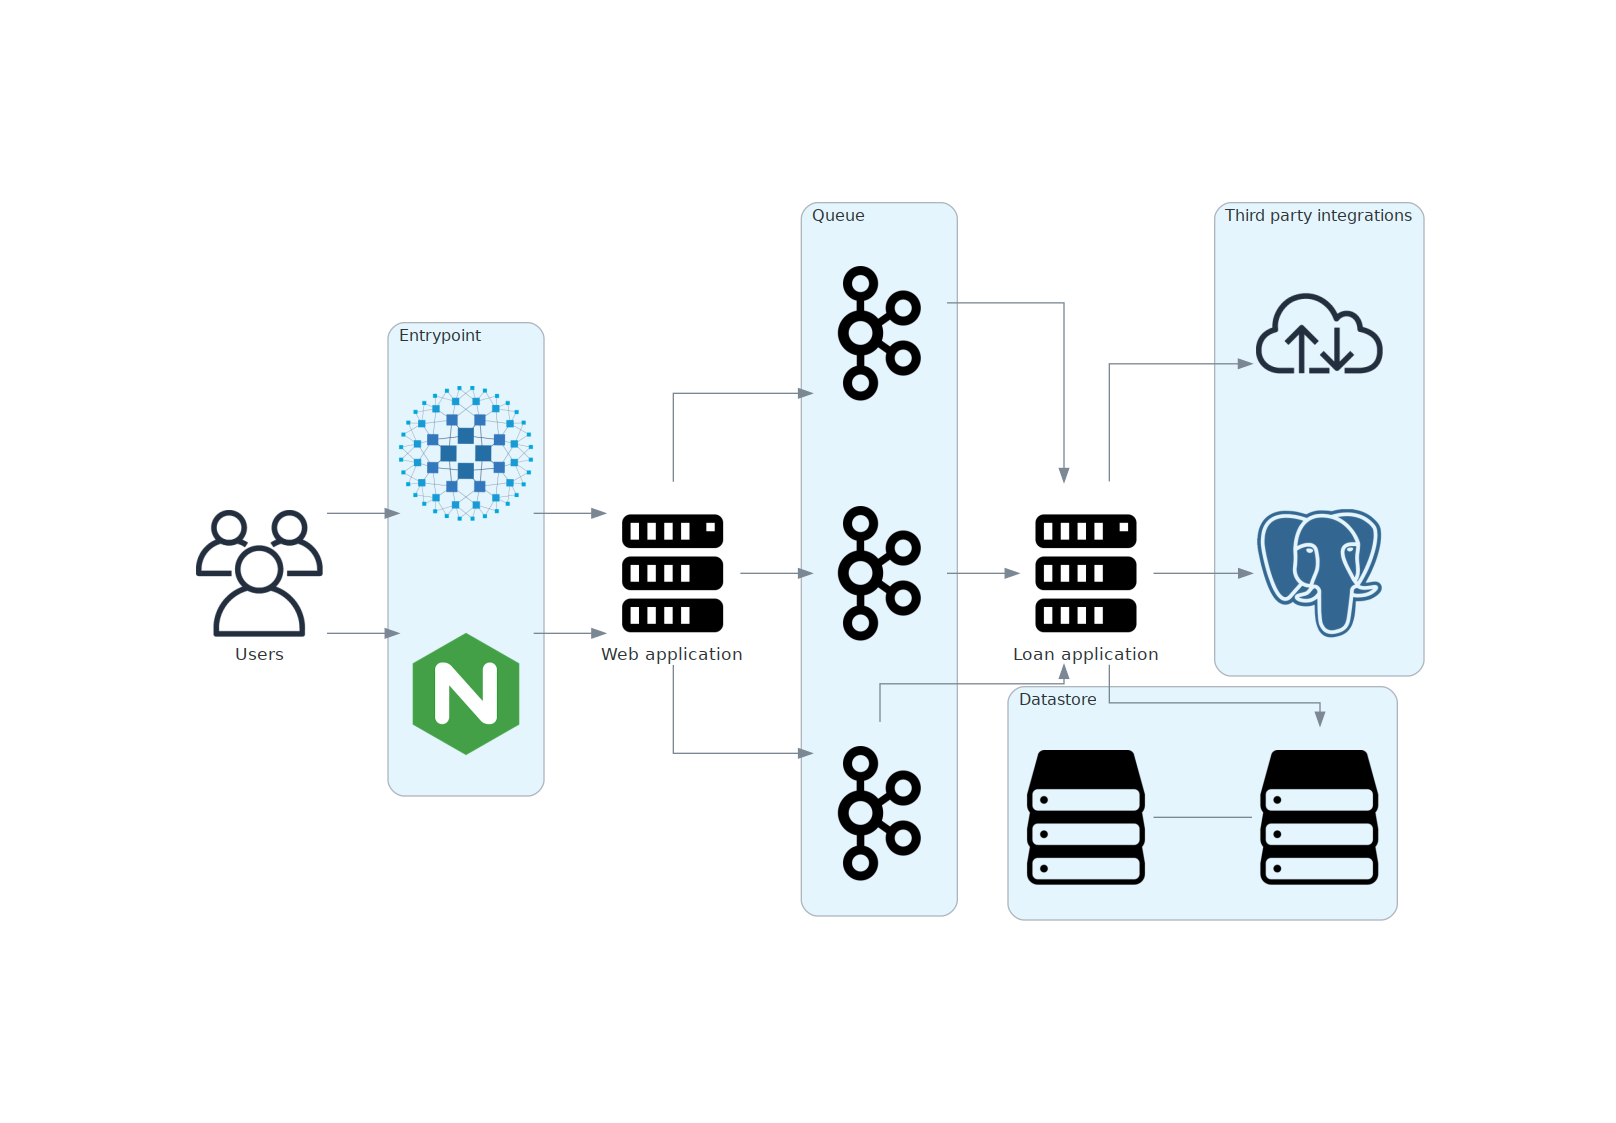

Recreate this plot in Python.
from diagrams import Cluster, Diagram
from diagrams.onprem.client import Users
from diagrams.onprem.compute import Server
from diagrams.generic.storage import Storage
from diagrams.onprem.network import Haproxy
from diagrams.onprem.network import Internet
from diagrams.onprem.network import Nginx
from diagrams.onprem.database import PostgreSQL
from diagrams.onprem.queue import Kafka

with Diagram(show=False):
    users = Users("Users")
    web_app = Server("Web application")
    application = Server("Loan application")

    with Cluster("Entrypoint"):
        entrypoint = [Haproxy(), Nginx()]

    with Cluster("Third party integrations"):
        integrations = [Internet(), PostgreSQL()]

    with Cluster("Queue"):
        queue = [Kafka(), Kafka(), Kafka()]

    with Cluster("Datastore"):
        datastore = Storage() - Storage()

    users >> entrypoint >> web_app >> queue >> application >> integrations
    application >> datastore
